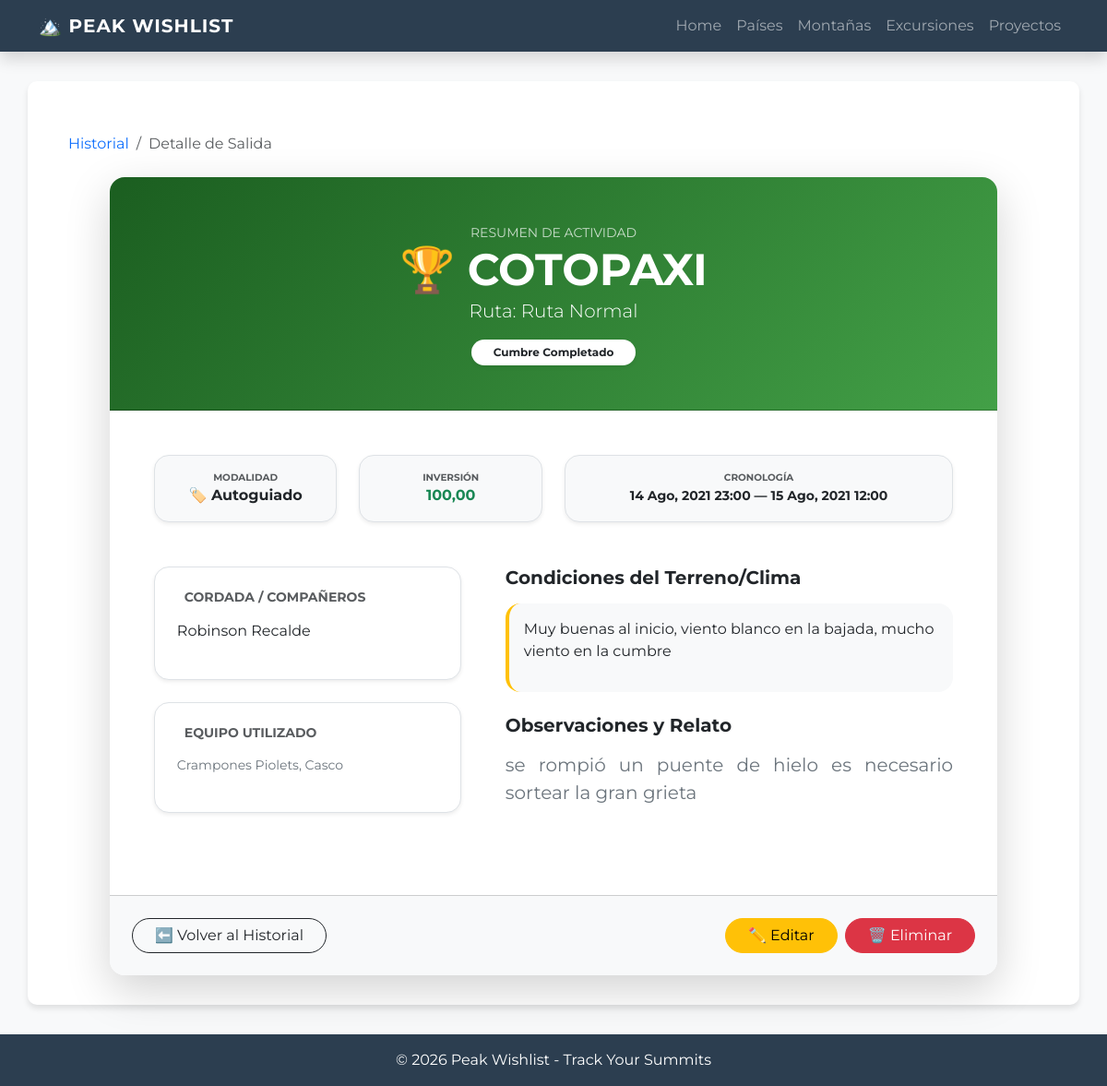
/excursion/14/, run on an earlier commit of the app's database.
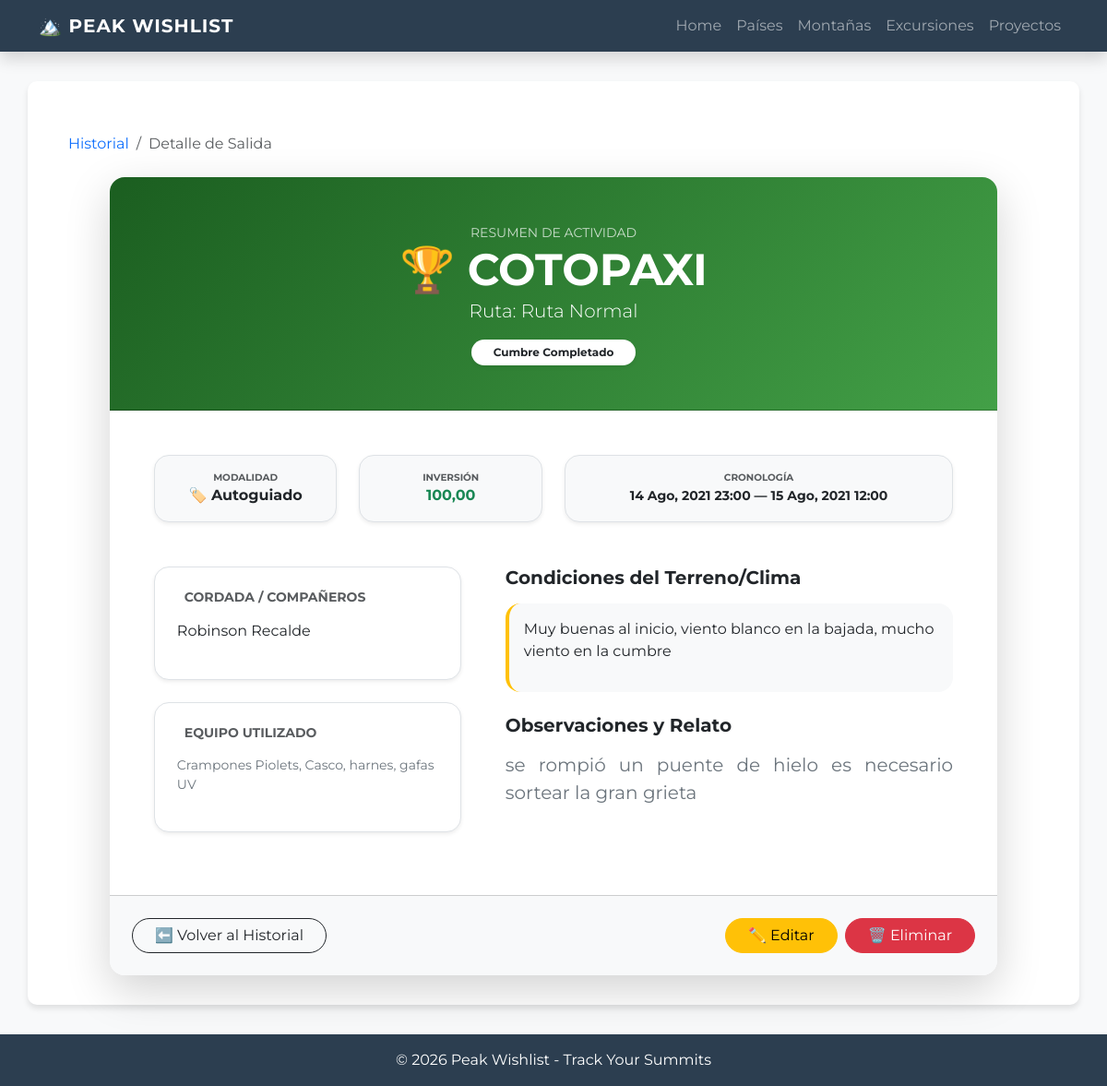
And on a later commit of the database.
### peak_wishlist/models.py (models this page shows, shortened)
class Excursion(models.Model):
    class Modalidad(models.TextChoices):
        GUIADO = 'Guiado'
        AUTOGUIADO = 'Autoguiado'
    class Estado(models.TextChoices):
        PLANIFICADO = 'Planificado'
        CUMBRE_COMPLETADO = 'Cumbre/Completado'
        INTENTO = 'Intento'
        CANCELADO = 'Cancelado'
    fecha_hora_inicio = models.DateTimeField(blank=False, null=False)
    fecha_hora_fin = models.DateTimeField(blank=False, null=False)
    equipo_utilizado = models.TextField(max_length=250, null=False, blank=False)
    companeros = models.TextField(max_length=250, null=False, blank=False)
    condiciones = models.TextField(max_length=250, null=False, blank=False)
    observaciones = models.TextField(max_length=250, null=False, blank=False)
    costo_total = MoneyField(max_digits=10, decimal_places=2, null=True, blank=True)
    modalidad = models.CharField(choices=Modalidad.choices, max_length=15, null=False, blank=True)
    estado = models.CharField(choices=Estado.choices, max_length=20, null=False, blank=True)
    ruta = models.ForeignKey(Ruta, on_delete=models.PROTECT, null=False, blank=False, related_name='salidas')
    proyecto = models.ForeignKey(Proyecto, on_delete=models.CASCADE, null=True, blank=True, related_name='actividades')
    class Meta:
        verbose_name="Excursion"
        verbose_name_plural="Excursiones"

class Ruta(models.Model):
    class DificultadEscalada(models.TextChoices):
        R_56_4C_TRAD = "5.6 - 4c - Trad", "5.6 - 4c - Trad"
        R_56_4C_SPORT = "5.6 - 4c - Sport", "5.6 - 4c - Sport"
        R_57_5A_TRAD = "5.7 - 5a - Trad", "5.7 - 5a - Trad"
        R_57_5A_SPORT = "5.7 - 5a - Sport", "5.7 - 5a - Sport"
        R_58_5B_TRAD = "5.8 - 5b - Trad", "5.8 - 5b - Trad"
        R_58_5B_SPORT = "5.8 - 5b - Sport", "5.8 - 5b - Sport"
        R_59_5C_TRAD = "5.9 - 5c - Trad", "5.9 - 5c - Trad"
        R_59_5C_SPORT = "5.9 - 5c - Sport", "5.9 - 5c - Sport"
        R_510A_6A_TRAD = "5.10a - 6a - Trad", "5.10a - 6a - Trad"
        R_510A_6A_SPORT = "5.10a - 6a - Sport", "5.10a - 6a - Sport"
        R_510B_6A1_TRAD = "5.10b - 6a+ - Trad", "5.10b - 6a+ - Trad"
        R_510B_6A1_SPORT = "5.10b - 6a+ - Sport", "5.10b - 6a+ - Sport"
        R_510C_6B_TRAD = "5.10c - 6b - Trad", "5.10c - 6b - Trad"
        R_510C_6B_SPORT = "5.10c - 6b - Sport", "5.10c - 6b - Sport"
        R_510D_6B1_TRAD = "5.10d - 6b+ - Trad", "5.10d - 6b+ - Trad"
        R_510D_6B1_SPORT = "5.10d - 6b+ - Sport", "5.10d - 6b+ - Sport"
        R_511A_6C_TRAD = "5.11a - 6c - Trad", "5.11a - 6c - Trad"
        R_511A_6C_SPORT = "5.11a - 6c - Sport", "5.11a - 6c - Sport"
        R_511B_6C1_TRAD = "5.11b - 6c+ - Trad", "5.11b - 6c+ - Trad"
        R_511B_6C1_SPORT = "5.11b - 6c+ - Sport", "5.11b - 6c+ - Sport"
        R_511C_7A_TRAD = "5.11c - 7a - Trad", "5.11c - 7a - Trad"
        R_511C_7A_SPORT = "5.11c - 7a - Sport", "5.11c - 7a - Sport"
        R_511D_7A1_TRAD = "5.11d - 7a+ - Trad", "5.11d - 7a+ - Trad"
        R_511D_7A1_SPORT = "5.11d - 7a+ - Sport", "5.11d - 7a+ - Sport"
        R_512A_7B_TRAD = "5.12a - 7b - Trad", "5.12a - 7b - Trad"
        R_512A_7B_SPORT = "5.12a - 7b - Sport", "5.12a - 7b - Sport"
        R_512B_7B1_TRAD = "5.12b - 7b+ - Trad", "5.12b - 7b+ - Trad"
        R_513A_8A_SPORT = "5.13a - 8a - Sport", "5.13a - 8a - Sport"
        R_514A_8C_SPORT = "5.14a - 8c - Sport", "5.14a - 8c - Sport"
        R_515A_9B_SPORT = "5.15a - 9b - Sport", "5.15a - 9b - Sport"
    class DificultadAltaMontana(models.TextChoices):
        F = "F, I/II, 30°", "F, I/II, 30°"
        PD_MINUS = "PD-, II, 35°", "PD-, II, 35°"
        PD = "PD, II+, 40°", "PD, II+, 40°"
        PD_PLUS = "PD+, III, 45°", "PD+, III, 45°"
        AD_MINUS = "AD-, III+, 45°", "AD-, III+, 45°"
        AD = "AD, IV, 50°", "AD, IV, 50°"
        AD_PLUS = "AD+, IV+, 55°", "AD+, IV+, 55°"
        D_MINUS = "D-, V-, 60°", "D-, V-, 60°"
        D = "D, V, 65°", "D, V, 65°"
        D_PLUS = "D+, V+, 70°", "D+, V+, 70°"
        TD_MINUS = "TD-, VI-, 75°", "TD-, VI-, 75°"
        TD = "TD, VI, 80°", "TD, VI, 80°"
        TD_PLUS = "TD+, VI+, 85°", "TD+, VI+, 85°"
        ED1 = "ED1, VII, 90°", "ED1, VII, 90°"
        ED2 = "ED2, VII+, 90°", "ED2, VII+, 90°"
        ED3 = "ED3, VIII, 90°+", "ED3, VIII, 90°+"
        ED4 = "ED4, VIII+, 90°/100°", "ED4, VIII+, 90°/100°"
    class DificultadSenderismo(models.TextChoices):
        T1 = "T1, Senderismo", "T1, Senderismo"
        T2 = "T2, Senderismo de montaña", "T2, Senderismo de montaña"
        T3 = "T3, Senderismo de montaña exigente", "T3, Senderismo de montaña exigente"
        T4 = "T4, Senderismo alpino", "T4, Senderismo alpino"
        T5 = "T5, Senderismo alpino exigente", "T5, Senderismo alpino exigente"
        T6 = "T6, Senderismo alpino difícil", "T6, Senderismo alpino difícil"
    class DificultadMTB(models.TextChoices):
        S0 = "S0, Muy fácil", "S0, Muy fácil"
        S1 = "S1, Fácil", "S1, Fácil"
        S2 = "S2, Moderada", "S2, Moderada"
        S3 = "S3, Difícil", "S3, Difícil"
        S4 = "S4, Muy difícil", "S4, Muy difícil"
        S5 = "S5, Extrema", "S5, Extrema"
    class TipoActividad(models.TextChoices):
        ALTA_MONTANA = 'Alta Montaña'
        ESCALADA_EN_ROCA = 'Escalada'
        TREKKING = 'Trekking'
        MTB = 'Bicicleta de Montaña'
    class TipoTrayecto(models.TextChoices):
        IDA_Y_VUELTA = 'Ida y vuelta'
        Circuito = 'Circuito'
        Travesia = 'Travesia'
        Circunvalacion = 'Circunvalacion'
    class ExigenciaFisica(models.TextChoices):
        UN_DIA_E = 'Treking/escalada de un Dia'
        DOS_DIAS = 'Trekking/escalada de Fin de Semana'
        VARIOS_DIAS = 'Varios Dias en Montaña'
        GRAN_RECORRIDO = 'Gran Recorrido'
        RECORRIDO_LOCAL = 'Recorrido Local'
    class UnidadTiempo(models.TextChoices):
        DIAS = 'Dias'
        HORAS = 'Horas'
    nombre = models.CharField(max_length= 50, null=False, blank=False, default="Ruta Normal")
    actividad = models.CharField(max_length=30, choices=TipoActividad.choices, null=False, blank=False)
    tipo_trayecto = models.CharField(max_length=20, choices=TipoTrayecto.choices, null=False, blank=False)
    exigencia = models.CharField(max_length=50, choices=ExigenciaFisica.choices, null=False, blank=False)
    distancia = models.DecimalField(max_digits=7, decimal_places=2, null=False, blank=False)
    desnivel_positivo = models.DecimalField(max_digits=7, decimal_places=2, null=False, blank=False)
    informacion_general = models.TextField(max_length=250, null=True, blank=True)
    gps_trakking = models.URLField(max_length=100, null=False, blank=False)
    montana = models.ForeignKey(Montana, null=False, blank= False, on_delete=models.CASCADE, verbose_name="montaña")
    equipo_sugerido = models.TextField(max_length=250, null=False, blank=False)
    tiempo_estimado = models.IntegerField(null=False, blank= False)
    unidad_tiempo_estimado = models.CharField(choices=UnidadTiempo.choices, blank=False, null=False)
    dificultad_tecnica = models.CharField(max_length=50, null=False, blank=False)
    observaciones = models.TextField(max_length=200, null=True, blank=True)
    indicaciones_inicio_ruta = models.TextField(max_length=200, null=True, blank=True)

class Montana(models.Model):
    nombre = models.CharField(max_length= 50, null=False, blank=False)
    altitud = models.PositiveIntegerField(null=False, blank=False)
    cordillera = models.CharField(max_length=50, null=True, blank=True)
    pais = models.ManyToManyField(Pais, related_name="montanas")
    informacion_general = models.TextField(max_length=250, null=True, blank=True)
    requiere_permiso = models.BooleanField(default=False)
    parque = models.ForeignKey(Parque, null=True, blank=True, on_delete=models.PROTECT)
    class Meta:
        verbose_name="Montaña"
        verbose_name_plural="Montañas"

### peak_wishlist/views/excursion.py (the view)
# urls.py: path("excursion/<int:pk>/", excursion.ExcursionDetail.as_view(), name="excursion_detail"),
class ExcursionDetail(DetailView):
    model = Excursion
    template_name = "peak_wishlist/excursion_detail.html"
    context_object_name = "excursion"

### peak_wishlist/templates/peak_wishlist/excursion_detail.html (shortened to what the changed rows need)
{% extends 'peak_wishlist/base.html' %}
{% block contenido %}
<div class="container mt-4">
    <div class="row justify-content-center">
        <div class="col-md-11">
            <div class="card border-0 shadow-lg rounded-4 overflow-hidden">
                <div class="card-header py-5 text-center text-white"
                     style="background: linear-gradient(135deg,
                        {% if excursion.estado == 'Cumbre/Completado' %}#1b5e20 0%, #43a047 100%{% else %}#0d47a1 0%, #1976d2 100%{% endif %});">
                    <span class="text-uppercase tracking-widest small opacity-75">Resumen de Actividad</span>
                    <h1 class="display-5 fw-bold mb-0">
                        {% if excursion.estado == 'Cumbre/Completado' %}🏆 {% endif %}{{ excursion.ruta.montana.nombre|upper }}
                    </h1>
                    <p class="lead mb-0 opacity-90">Ruta: {{ excursion.ruta.nombre }}</p>
                    <div class="mt-3">
                        <span class="badge rounded-pill bg-white text-dark px-4 py-2 shadow-sm">
                            {{ excursion.get_estado_display }}
                        </span>
                    </div>
                </div>
                <div class="card-body p-4 p-lg-5">
                    <div class="row g-4 mb-5">
                        <div class="col-md-3">
                            <div class="text-center p-3 border rounded-4 bg-light shadow-sm">
                                <small class="text-muted d-block fw-bold text-uppercase" style="font-size: 0.65rem;">Modalidad</small>
                                <span class="fw-bold text-dark">🏷️ {{ excursion.get_modalidad_display }}</span>
                            </div>
                        </div>
                        <div class="col-md-3">
                            <div class="text-center p-3 border rounded-4 bg-light shadow-sm">
                                <small class="text-muted d-block fw-bold text-uppercase" style="font-size: 0.65rem;">Inversión</small>
                                <span class="fw-bold text-success">{{ excursion.costo_total|default:"N/A" }}</span>
                            </div>
                        </div>
                        <div class="col-md-6">
                            <div class="text-center p-3 border rounded-4 bg-light shadow-sm">
                                <small class="text-muted d-block fw-bold text-uppercase" style="font-size: 0.65rem;">Cronología</small>
                                <span class="small fw-bold text-dark">
                                    {{ excursion.fecha_hora_inicio|date:"d M, Y H:i" }} — {{ excursion.fecha_hora_fin|date:"d M, Y H:i" }}
                                </span>
                            </div>
                        </div>
                    </div>
                    <div class="row g-5">
                        <div class="col-lg-5">
                            <div class="p-4 rounded-4 border bg-white shadow-sm mb-4">
                                <div class="text-dark">
                                    {{ excursion.companeros|linebreaks }}
                                </div>
                            </div>
                            <div class="p-4 rounded-4 border bg-white shadow-sm">
                                <div class="small text-secondary">
                                    {{ excursion.equipo_utilizado|linebreaks }}
                                </div>
                            </div>
                        </div>
                        <div class="col-lg-7">
                            <div class="mb-4">
                                <div class="p-3 bg-light rounded-4 border-start border-4 border-warning">
                                    <p class="mb-0 text-secondary">{{ excursion.condiciones|linebreaks }}</p>
                                </div>
                            </div>
                            <div class="mb-5">
                                <div class="text-secondary fs-5 lh-base" style="text-align: justify;">
                                    {{ excursion.observaciones|linebreaks }}
                                </div>
                            </div>
                        </div>
                    </div>
                </div>
            </div>
        </div>
    </div>
</div>
{% endblock %}

What changed in the data, as far as the page shows it:
changed Excursion "se rompió un puente de hielo es necesario sortear la gran grieta": equipo_utilizado "Crampones Piolets, Casco" → "Crampones Piolets, Casco, harnes, gafas UV"
